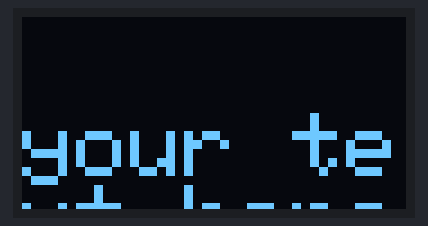
Simulated run of this sketch. Board: Arduino Uno, built with avr-gcc and run on an emulated ATmega328P. Shown: 128×64 one-colour display.

Above: at 0.1 s.
At 1.55 s:
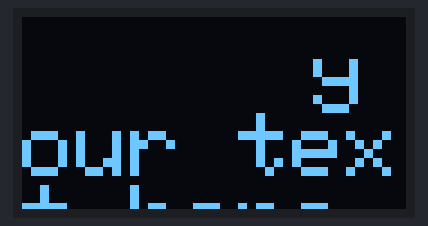
At 3.08 s:
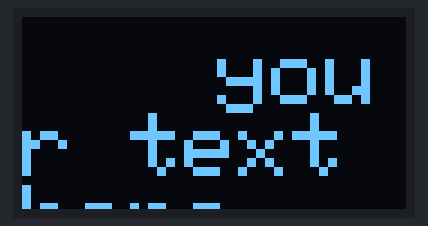
At 6.16 s:
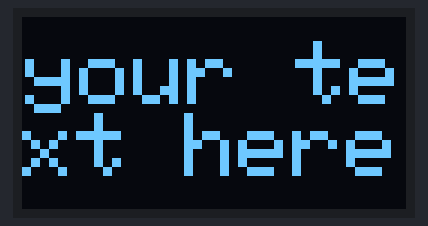
At 9.13 s:
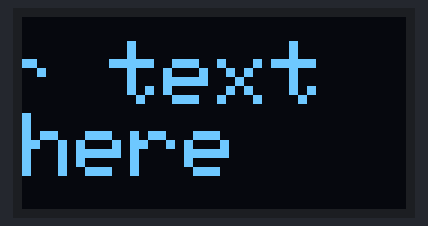
At 12.18 s:
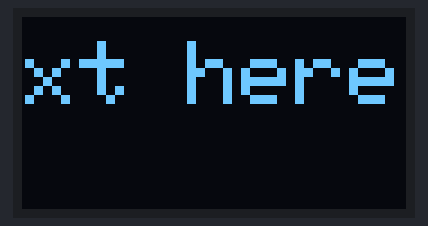

Measured:
- by itself, everything shown: repeats every 12.2 s, in 238 steps

The sketch:

ssd1306_marquee_display.ino
```cpp
#include <Wire.h>
#include <Adafruit_GFX.h>
#include <Adafruit_SSD1306.h>

#define W 128
#define H 64

Adafruit_SSD1306 display(W, H, &Wire, -1);

const char text[] = "your text here";

int textSize = 3;          // KOCAMAN
int textX;                 // kayan X
int textY;                 // ortalama Y
int textWidth;             // yazının piksel genişliği

void setup() {
  display.begin(SSD1306_SWITCHCAPVCC, 0x3C);
  display.clearDisplay();
  display.setTextColor(SSD1306_WHITE);

  display.setTextSize(textSize);

  // Yazı ölçüsü hesapla
  int16_t x1, y1;
  uint16_t w, h;
  display.getTextBounds(text, 0, 0, &x1, &y1, &w, &h);

  textWidth = w;
  textX = W;               // sağdan başla (ilk başta CA görünsün)
  textY = (H - h) / 2;     // dikey ortala
}

void loop() {
  display.clearDisplay();

  display.setCursor(textX, textY);
  display.print(text);

  display.display();

  textX -= 1;  // sola kay

  // Yazı tamamen çıktıysa başa sar
  if (textX < -textWidth) {
    textX = W;
  }

  delay(20); // hız (küçült → daha hızlı)
}
```
